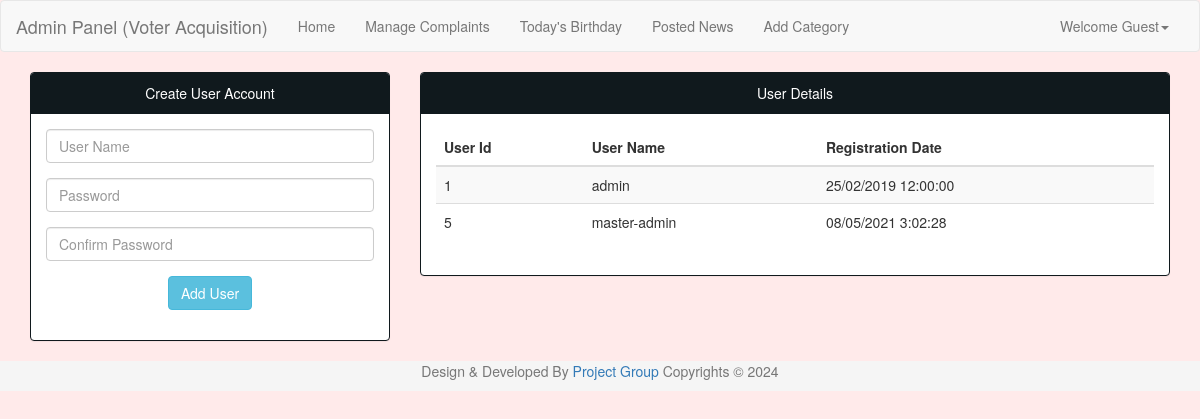
The app's page /admin/signup.php with its own data.
### tables this page shows
CREATE TABLE `user` (
  `uid` int(9) NOT NULL,
  `uname` varchar(45) NOT NULL,
  `pass` varchar(20) NOT NULL,
  `uregdate` datetime NOT NULL,
  `utype` int(9) NOT NULL,
  `ustatus` tinyint(1) NOT NULL
);

### admin/signup.php (the view, shortened to what this page needs)
<!DOCTYPE html>
<html lang="en">
<head>
  <link rel="stylesheet" href="./resources/bootstrap-3.3.6-dist/css/bootstrap.min.css">
</head>
<body style="background-color:#ffeaea;">
<?php
include('./header.php');
?>
<div class="container" style="margin-top:20px">
<div class="row">
  <div class = "col-md-4">
<div class="panel panel-info" style="border-color: #10191d;">
      <div class="panel-heading" align="center" style="color: #ffffff;background-color: #10191d;border-color: #10191d;">Create User Account</div>
      <div class="panel-body">
<form data-toggle="validator" role="form" method="post" action="<?php echo htmlspecialchars($_SERVER["PHP_SELF"]);?>">
  <div class="form-group">
    <input class="form-control" type="text" id="txtuname" name= "txtuname" placeholder="User Name" required>
  </div>
  <div class="form-group">
  <input type="password" data-minlength="6" class="form-control" id="inputPassword" name="inputPassword" placeholder="Password" required>
  </div>
  <div class="form-group">
  <input type="password" class="form-control" onkeyup="confpass();" id="inputPasswordConfirm" name= "inputPasswordConfirm" data-match="#inputPassword" data-match-error="Whoops, these don't match" placeholder="Confirm Password" required>
  </div>
  <div class="form-group" align="center">
    <button type="submit" class="btn btn-info" name="submit">Add User</button>
  </div>
</form>
</div>
</div>
</div>
<div class="col-md-8">
<div class="panel panel-info" style="border-color: #10191d;">
      <div class="panel-heading" align="center" style="color: #ffffff;background-color: #10191d;border-color: #10191d;">User Details</div>
      <div class="panel-body">
        <div class='table-responsive'>
      <?php
      $sql = "SELECT uid, uname, uregdate FROM user WHERE ustatus=1";
      $result = $conn->query($sql);
      if ($result->num_rows > 0) {
          echo "<table class='table table-striped'>
          <thead>
            <tr>
              <th>User Id</th>
              <th>User Name </th>
              <th>Registration Date</th>
          </tr>
          </thead>
          <tbody>";
          while($row = $result->fetch_assoc()) {
          echo"<tr>";
              echo"<td>".$row['uid']."</td>";
              echo "<td>".$row['uname']."</td>";
              echo"<td>".date( 'd/m/Y g:i:s', strtotime($row['uregdate']))."</td>";
          echo "</tr>";
        }
          echo"</tbody>
      </table>";
        }
        else {
        echo "0 results";
        }
        ?>
      </div>
      </div>
</div>
</div>
</div>
</div>
<?php include('./footer.php');?>
</body>
</html>

### records on screen
user: uid "1", uname "admin", uregdate "25/02/2019 12:00:00"
user: uid "5", uname "master-admin", uregdate "08/05/2021 3:02:28"

### other values on screen
$status "Welcome Guest"
